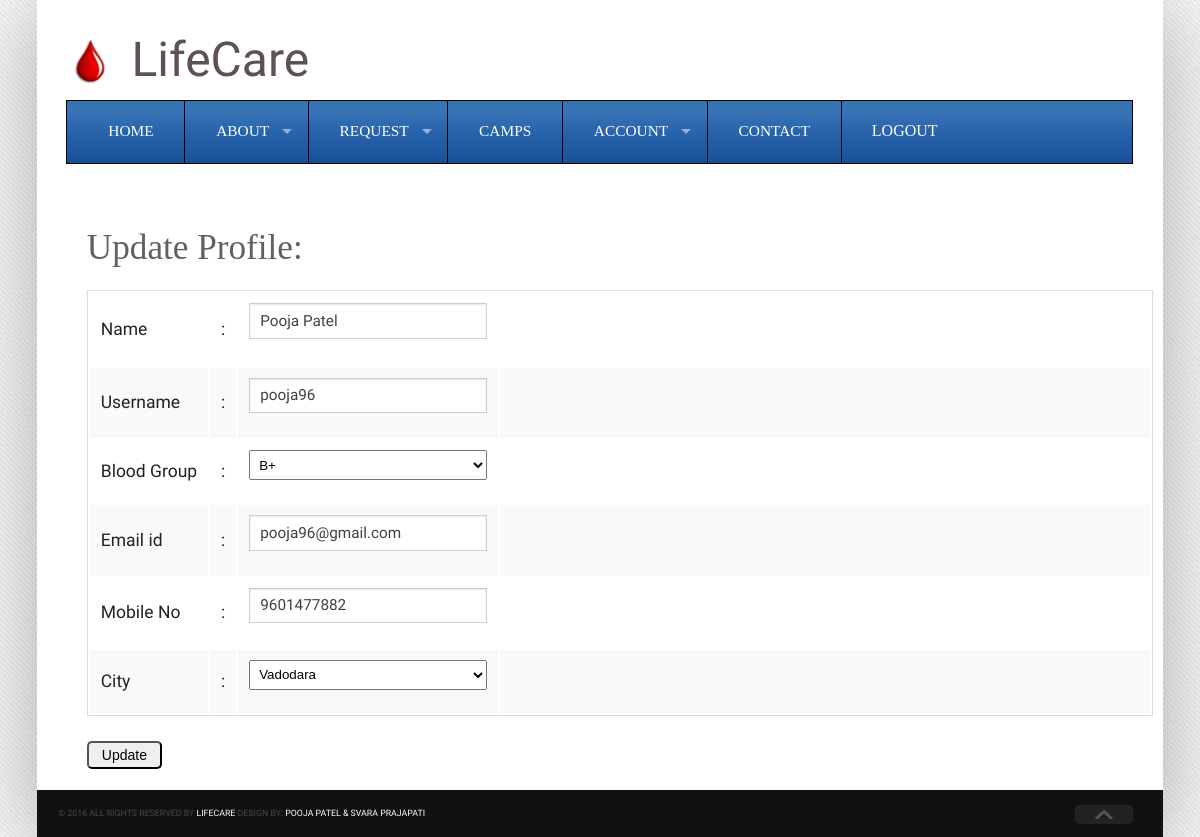
/User/umyprofile.php (signed in), run on the app's committed database.
### tables this page shows
CREATE TABLE `tblpatient` (
  `patientid` int(11) NOT NULL,
  `fullname` varchar(60) DEFAULT NULL,
  `username` varchar(30) DEFAULT NULL,
  `password` varchar(30) DEFAULT NULL,
  `bloodgrp` int(11) DEFAULT NULL,
  `email` varchar(40) DEFAULT NULL,
  `mobileno` decimal(10,0) DEFAULT NULL,
  `status` bit(1) DEFAULT NULL,
  `cityid` int(11) DEFAULT NULL
);

CREATE TABLE `tblbloodgroup` (
  `bgid` int(11) NOT NULL,
  `groupname` varchar(40) NOT NULL,
  `adminid` int(11) DEFAULT NULL,
  `cdate` datetime DEFAULT NULL
);

CREATE TABLE `tblcity` (
  `cityid` int(11) NOT NULL,
  `name` varchar(60) DEFAULT NULL
);

### User/umyprofile.php (the view, shortened to what this page needs)
<!DOCTYPE html>
<head>
<link rel="stylesheet" href="css/foundation.min.css">
<link rel="stylesheet" href="css/superfish.css">
<link rel="stylesheet" href="css/stylesheet.css">
<link rel="stylesheet" href="js/slider/flexslider.css">
<link rel="stylesheet" href="js/slider/flexcar.css">
</head>
<body>
<div class="wrapper">
  <div class="header">
    <div class="row">
      <div class="columns large-12  header-inner" style="height:100px"><br><image src="images/logo4.jpeg" style="margin:10px 15px 30px 0px"><font size="75px">LifeCare</font></div>
      <div class="columns large-12">
       <nav>
          <section>
            <ul class="sf-menu large-12">
              <li class="active"><a href="home.php">Home</a></li>
              <li><a href="#">About</a>
			  </li>
				  <?php
				  if(isset($_SESSION['patient']))
					{
						echo"<li><a href=\"#\">Request</a><ul class=\"dropdown\">";
						echo"</ul></li>";
					}
				   ?>
				    <li class="active"><a href="camps.php">Camps</a></li>
			   <?php
				  if(isset($_SESSION['patient']))
					{
						echo"<li><a href=\"#\">Account</a>";
						echo " <ul class=\"dropdown\">";
						echo"</ul></li>";
					}
				   ?>
			  <li><a href="contact.php">Contact</a></li>
			   <li><form method="POST" action="" name="formhome">
			   <?php
				  if(isset($_SESSION['patient']))
					{
						echo "<input type=\"submit\" value=\"LOGOUT\" name=\"btnlogout\" id=\"btnlogout\"/>";
					}
				   ?>
				   </form>
			  </li>
            </ul>
          </section>
        </nav>
      </div>
    </div>
	<br>
	<div style="margin-left:50px">
	<br><h3>Update Profile:</h3>
	</div>
	<div style="margin-left:50px; min-height:500px;">
		<?php
		if(isset($_SESSION['patient']))
		{
		$id=$_SESSION['patient'];
		$con=mysqli_connect(@"localhost","root","","dblifecare");
		$sql="select * from tblpatient,tblbloodgroup,tblcity where `patientid`='$id' and tblbloodgroup.bgid=tblpatient.bloodgrp and tblcity.cityid=tblpatient.cityid";
		$result=mysqli_query($con,$sql) or die("Database table error");
		echo "<table><tr><td>Name</td><td>:</td><td>";
		while($line=mysqli_fetch_assoc($result))
		 {
		?>
		<form id="form1" name="form1" method="post" action="" />
		<input type="text" name="name" id="name" value="<?php echo $line['fullname']; ?>" />
		<?php
		echo "</td><td style=\"width:650px\"></td></tr>";
		echo "<tr><td>Username</td><td>:</td><td>";
		?>
		<input type="text" name="username" value="<?php echo $line['username']; ?>" />
		<?php
		echo "</td><td style=\"width:650px\"></td></tr>";
		echo "<tr><td>Blood Group</td><td>:</td><td>";
		?>
			<?php
			$con=mysqli_connect(@"localhost","root","","dblifecare") or die("Database Connection Error");
			$q="select * from tblbloodgroup";
			$result2=mysqli_query($con,$q);
			$val=$line['bgid'];
			?>
			<?php
				while($line2=mysqli_fetch_array($result2))
				{
				 if($line2['bgid']==$val)
				 {
				  $val=$line2['groupname'];
				  $val2=$line2['bgid'];
				 }
				}
			?>
			<select id="ddlbg" name="ddlbg" style="height:30px;padding:5px;" value="" >
			<option value="<?php echo $val2; ?>"><?php echo $val; ?></option>
			</select>
		<?php
		echo "</td><td style=\"width:650px\"></td></tr>";
		echo "<tr><td>Email id</td><td>:</td><td>";
		?>
		<input type="text" name="email" value="<?php echo $line['email']; ?>" />
		<?php
		echo "</td><td style=\"width:650px\"></td></tr>";
		echo "<tr><td>Mobile No</td><td>:</td><td>";
		?>
		<input type="text" name="mobileno" value="<?php echo $line['mobileno']; ?>"/>
		<?php
		echo "</td><td style=\"width:650px\"></td></tr>";
		echo "<tr><td>City</td><td>:</td><td>";
		?>
					<?php
			$con=mysqli_connect(@"localhost","root","","dblifecare") or die("Database Connection Error");
			$q="select * from tblcity";
			$result2=mysqli_query($con,$q);
			$val=$line['cityid'];
			?>
			<?php
				while($line2=mysqli_fetch_array($result2))
				{
				 if($line2['cityid']==$val)
				 {
				  $val=$line2['name'];
				  $val2=$line2['cityid'];
				 }
				}
			?>
			<select id="ddlct" name="ddlct" style="height:30px;padding:5px;" value="" >
			<option value="<?php echo $val2; ?>"><?php echo $val; ?></option>
			</select>
		<?php
		}
		?>
		<?php
		echo "</td><td style=\"width:650px\"></td></tr></table>";
		?>
		<input type="submit" name="update" value="Update" class="btnsubmit"/>
		<?php
		}
		?>
    </div>
    <div class="credit-row">
      <div class="row">
        <div class="columns large-11 credit">&copy; 2016 All rights reserved by <a href="#">LifeCare</a> Design by: <a href="#">POOJA PATEL & SVARA PRAJAPATI</a></div>
        <div class="columns large-1"><img src="images/toparrow.png" alt="" class="scrollToTop"></div>
      </div>
    </div>
  </div>
</div>
</body>
</html>

### User/css/superfish.css (style rules this page uses)
.sf-menu, .sf-menu * { margin: 0; padding: 0; list-style: none; }
.sf-menu li { position: relative; }
.sf-menu > li { float: left; }
.sf-menu a { display: block; position: relative; }
.sf-menu { float: left; margin-bottom: 1em; }
.sf-menu a { border-left: 1px solid #fff; border-top: 1px solid #dFeEFF; border-top: 1px solid rgba(255,255,255,.5); padding: .75em 1em; text-decoration: none; zoom: 1; }
.sf-menu a { color: #13a; }
.sf-menu li { background: #BDD2FF; white-space: nowrap; *white-space: normal; -webkit-transition: background .2s; transition: background .2s; }
.sf-arrows .sf-with-ul { padding-right: 2.5em; *padding-right: 1em; }
.sf-arrows .sf-with-ul:after { content: ''; position: absolute; top: 50%; right: 1em; margin-top: -3px; height: 0; width: 0; border: 5px solid transparent; border-top-color: #dFeEFF; border-top-color: rgba(255,255,255,.5); }

### User/css/stylesheet.css (style rules this page uses)
.row { width: 100%; }
body { font-size: 1.1em; line-height: 1.5em; color: #5d5151; font-family:'Droid Sans', serif; background-color: #f6f6f6; background-image: url('../images/bg.png'); }
h1,h2,h3,h4,h5,h6 { color:rgb(97, 97, 97); font-family: 'Droid Serif', serif; font-size: 2.0em; font-weight: normal; }
input[type="text"], input[type="password"], input[type="date"], input[type="datetime"], input[type="datetime-local"], input[type="month"], input[type="week"], input[type="email"], input[type="number"], input[type="search"], input[type="tel"], input[type="time"], input[type="url"], textarea { padding: 15px 10px; }
a { color: #d97163; }
.wrapper { background: #fff; max-width:64em; margin: auto; box-shadow: 0 10px 80px rgba(0,0,0,.3); -webkit-box-shadow: 0 10px 80px rgba(0,0,0,.3); -moz-box-shadow: 0 10px 80px rgba(0,0,0,.3); -o-box-shadow: 0 10px 80px rgba(0,0,0,.3); }
.sf-menu { margin-bottom: 0; background:#007ebf url('../images/menubg.png') repeat-x top; padding-left: 10px; padding-right: 10px; border:1px solid #000; }
.sf-menu li { background: url('../images/menubg.png'); border-right: 1px solid #000; }
.sf-menu li:last-child { border: 0; }
.sf-menu a { color: #fff; border:none; font-family: 'Droid Serif',serif; text-transform: uppercase; font-size: .875em; font-weight: normal; padding-top:1.2em; padding-bottom: 1.2em; padding-left: 2em; padding-right: 2em; }
.credit-row { background: #111; padding: 10px 0; }
.credit { font-size: .5em; color: #4a4646; text-transform: uppercase; }
.credit a { color: #fff; }
img.scrollToTop { padding:5px 20px; background: #222; border-radius: 5px; cursor: pointer; }

### User/umyprofile.php (style rules this page uses)
#btnlogout { background:#007ebf url('../images/menubg.png') repeat-x top; font-family: 'Droid Serif',serif;text-transform: uppercase; font-size:0.875em; font-weight: normal; border: none; color:white; padding: 21px 30px; text-align: center; text-decoration: none; display: inline-block; font-size: 16px;"/> }
table,td { font-size:20px; }
.btnsubmit { padding:4px 13px; font-size:14px; text-align: center; border-radius:5px; color:black; }

### data on the page
tblpatient: name "Pooja Patel", username "pooja96", ddlbg "B+", email "pooja96@gmail.com", mobileno "9601477882", ddlct "Vadodara"
